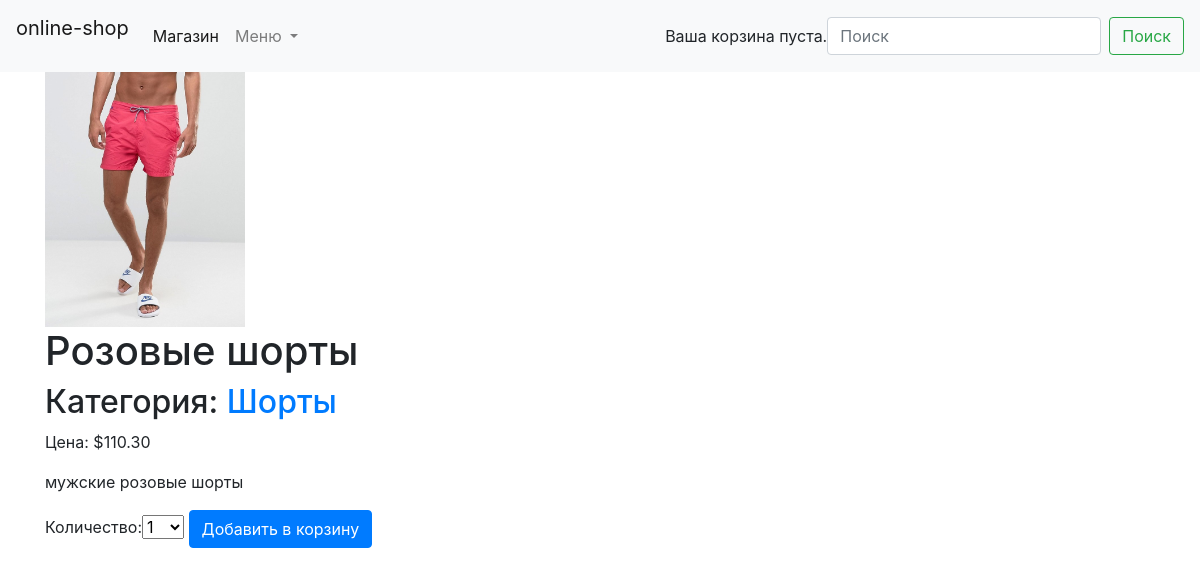
The app's page /2/rozovye-shorty/ with its own data.
### shop/models.py (models this page shows, shortened)
class Product(models.Model):
    category = models.ForeignKey(
        Category,
        related_name='products',
        on_delete=models.CASCADE
    )
    name = models.CharField(max_length=200, db_index=True)
    slug = models.SlugField(max_length=200, db_index=True)
    image = models.ImageField(upload_to='produts/%Y/%m/%d', blank=True)
    description = models.TextField(blank=True)
    price = models.DecimalField(max_digits=10, decimal_places=2)
    available = models.BooleanField(default=True)
    created = models.DateTimeField(auto_now_add=True)
    updated = models.DateTimeField(auto_now=True)
    class Meta:
        ordering = ('name', )
        index_together = (('id', 'slug'), )

class Category(models.Model):
    name = models.CharField(max_length=200, db_index=True)
    slug = models.SlugField(max_length=200, unique=True)
    class Meta:
        ordering = ('name', )
        verbose_name = 'category'
        verbose_name_plural = 'categories'
    def __str__(self):
        return self.name
    def get_absolute_url(self):
        return reverse('shop:product_list_by_category', args=[self.slug])

### shop/views.py (the view)
# urls.py: path('<int:id>/<slug:slug>/', views.product_detail, name='product_detail'),
def product_detail(request, id, slug):
    product = get_object_or_404(Product, id=id, slug=slug, available=True)
    cart_product_form = CartAddProductForm()
    return render(request, 'shop/product/detail.html',
                  {'product': product,
                   'cart_product_form': cart_product_form})

### cart/forms.py
class CartAddProductForm(forms.Form):
    quantity = forms.TypedChoiceField(label='Количество', choices=PRODUCT_QUANTITY_CHOICES, coerce=int)
    update = forms.BooleanField(
        required=False,
        initial=False,
        widget=forms.HiddenInput
    )

### cart/cart.py (called while the page is built)
    def __len__(self):
        return sum(item['quantity'] for item in self.cart.values())

### cart/context_processors.py (called while the page is built)
def cart(request):
    return {'cart': Cart(request)}

### shop/templates/shop/product/detail.html (shortened to what this page needs)
{% extends "shop/base.html" %}
{% load static %}
{% block content %}
<div class="product-detail">
    <img src="{% if product.image %}{{ product.image.url }}{% else %}{% static 'img/no_image.png' %}{% endif %}">
    <h1>{{ product.name }}</h1>
    <h2>
        Категория: <a href="{{ product.category.get_absolute_url }}">{{product.category }}</a>
    </h2>
    <p class="price">Цена: ${{ product.price }}</p>
    <p>
        {{ product.description|linebreaks }}
    </p>
    <form action="{% url 'cart:cart_add' product.id %}" method="post">
    {{ cart_product_form }}
    <input class="btn btn-primary" type="submit" value="Добавить в корзину">
    </form>
</div>
{% endblock %}

### shop/static/shop/style.css (style rules this page uses)
img { width: 200px; }

### records on screen
Product: image (picture), name "Розовые шорты", category "Шорты", price "110.30", description "мужские розовые шорты"
